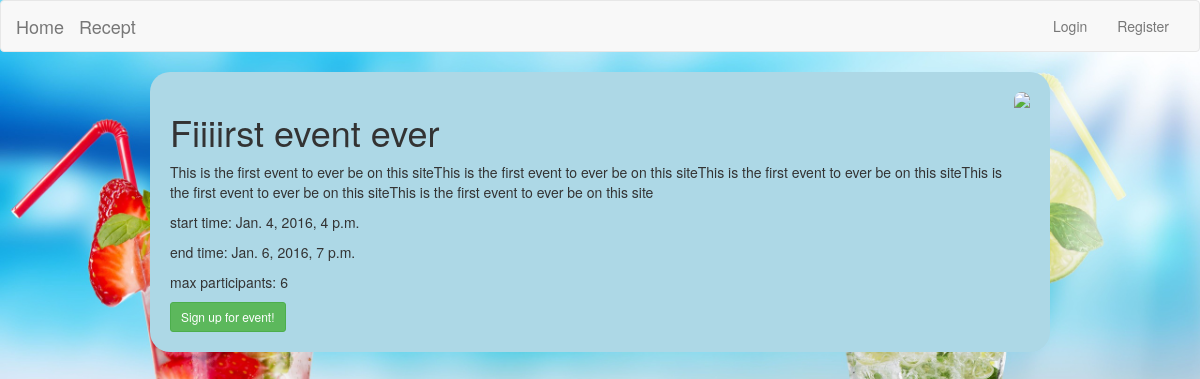
The app's page /event/3/ with its own data.
### mysite/models.py (models this page shows)
class Event(models.Model):
    title = models.CharField(max_length=255)
    longText = models.CharField(max_length=255)
    shortText = models.CharField(max_length=255)
    startTime = models.DateTimeField()
    endTime = models.DateTimeField()
    imgUrl = models.URLField(unique=False)
    maxParticipants = models.IntegerField()

### mysite/views.py (the view)
# urls.py: url(r'^event/(\d+)/$', event),
def event(request, ID):
    event = Event.objects.get(id=ID)
    participantList = Participant.objects.all().filter(eventID=ID)
    count = len(participantList)
    return render_to_response("event.html", {'event': event, 'participantList': participantList, 'count': count}, context_instance=RequestContext(request))

### mysite/templatetags/tags.py (called while the page is built)
@register.simple_tag
def active(request, pattern):
    if request.path.startswith(pattern):
        return 'active'
    return ''

### mysite/templates/event.html (shortened to what this page needs)
<!DOCTYPE html>
<html>
<head lang="en">
   {% include "head.html" with pagetitle="Event"%}
</head>
<body class = "background">
    {% include "navbar.html" %}
    <div class = "basicdiv">
        <img src="{{ event.imgUrl }}" class="drinkImg">
        <h1>{{ event.title }}</h1>
        <p>{{ event.longText }}</p>
        <p>start time: {{ event.startTime }}</p>
        <p>end time: {{ event.endTime }}</p>
        <p>max participants: {{ event.maxParticipants }}</p>
        {% if count  >= event.maxParticipants %}
            <p>Event is full!</p>
        {% else %}
            <a href="/eventSignUp/{{ event.id }}"><button type = "button" class="btn btn-success btn-sm">Sign up for event!</button></a>
        {% endif %}
    </div>
</body>
</html>

### mysite/static/styles.css (style rules this page uses)
.background { background-image:url("background1.jpg"); background-repeat:no-repeat; background-size:cover; }
.drinkImg { height:200px; width:auto; float:right; border-radius:15px; margin-left:10px; margin-bottom:10px; }
.basicdiv { background-color:lightblue; margin-left:auto; margin-right:auto; width:75%; height:auto; border-radius:20px; padding:20px; }

### records on screen
Event: title "Fiiiirst event ever", longText "This is the first event to ever be on this siteThis is the first event to ever be on this siteThis is the first event to ever be on this siteThis is the first event to ever be on this siteThis is the first event to ever be on this site", startTime "Jan. 4, 2016, 4 p.m.", endTime "Jan. 6, 2016, 7 p.m.", maxParticipants "6"
